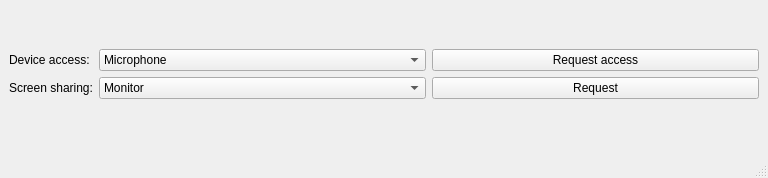
<?xml version="1.0" encoding="UTF-8"?>
<ui version="4.0">
 <class>PortalTest</class>
 <widget class="QMainWindow" name="PortalTest">
  <property name="geometry">
   <rect>
    <x>0</x>
    <y>0</y>
    <width>768</width>
    <height>178</height>
   </rect>
  </property>
  <property name="windowTitle">
   <string>KDE Portal test</string>
  </property>
  <widget class="QWidget" name="centralwidget">
   <layout class="QFormLayout" name="formLayout">
    <item row="0" column="1">
     <widget class="QLabel" name="sandboxLabel">
      <property name="text">
       <string/>
      </property>
     </widget>
    </item>
    <item row="1" column="1">
     <widget class="QLabel" name="printWarning">
      <property name="text">
       <string/>
      </property>
     </widget>
    </item>
    <item row="2" column="0">
     <widget class="QLabel" name="label_12">
      <property name="text">
       <string>Device access:</string>
      </property>
     </widget>
    </item>
    <item row="2" column="1">
     <layout class="QHBoxLayout" name="horizontalLayout_4">
      <item>
       <widget class="QComboBox" name="deviceCombobox">
        <property name="sizeAdjustPolicy">
         <enum>QComboBox::AdjustToContentsOnFirstShow</enum>
        </property>
        <item>
         <property name="text">
          <string>Microphone</string>
         </property>
        </item>
        <item>
         <property name="text">
          <string>Speakers</string>
         </property>
        </item>
        <item>
         <property name="text">
          <string>Camera</string>
         </property>
        </item>
       </widget>
      </item>
      <item>
       <widget class="QPushButton" name="requestDeviceAccess">
        <property name="text">
         <string>Request access</string>
        </property>
       </widget>
      </item>
     </layout>
    </item>
    <item row="3" column="0">
     <widget class="QLabel" name="label_13">
      <property name="text">
       <string>Screen sharing:</string>
      </property>
     </widget>
    </item>
    <item row="3" column="1">
     <layout class="QHBoxLayout" name="horizontalLayout_5">
      <item>
       <widget class="QComboBox" name="screenShareCombobox">
        <item>
         <property name="text">
          <string>Monitor</string>
         </property>
        </item>
        <item>
         <property name="text">
          <string>Window</string>
         </property>
        </item>
       </widget>
      </item>
      <item>
       <widget class="QPushButton" name="screenShareButton">
        <property name="text">
         <string>Request</string>
        </property>
       </widget>
      </item>
     </layout>
    </item>
   </layout>
  </widget>
  <widget class="QStatusBar" name="statusbar"/>
 </widget>
 <resources/>
 <connections/>
</ui>
